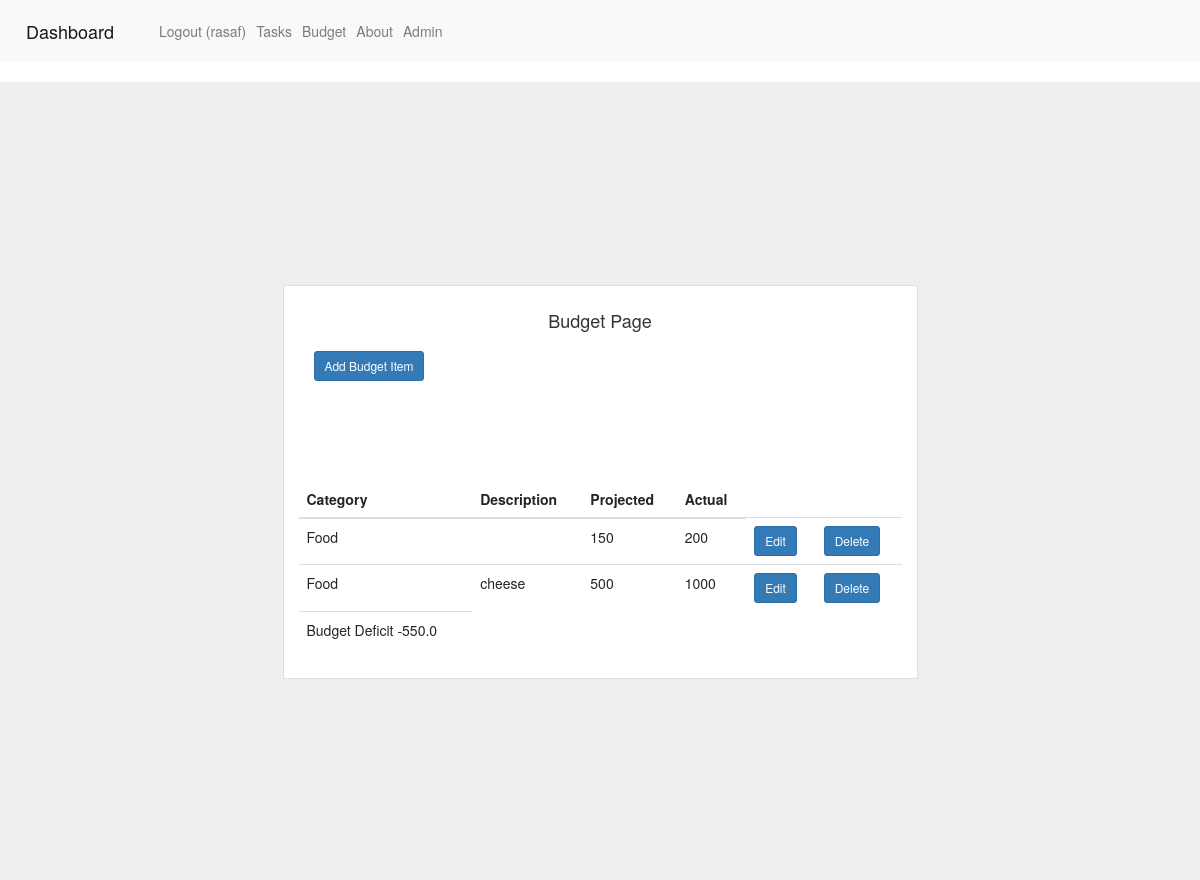
Before: /budgets (signed in) with the older database file.
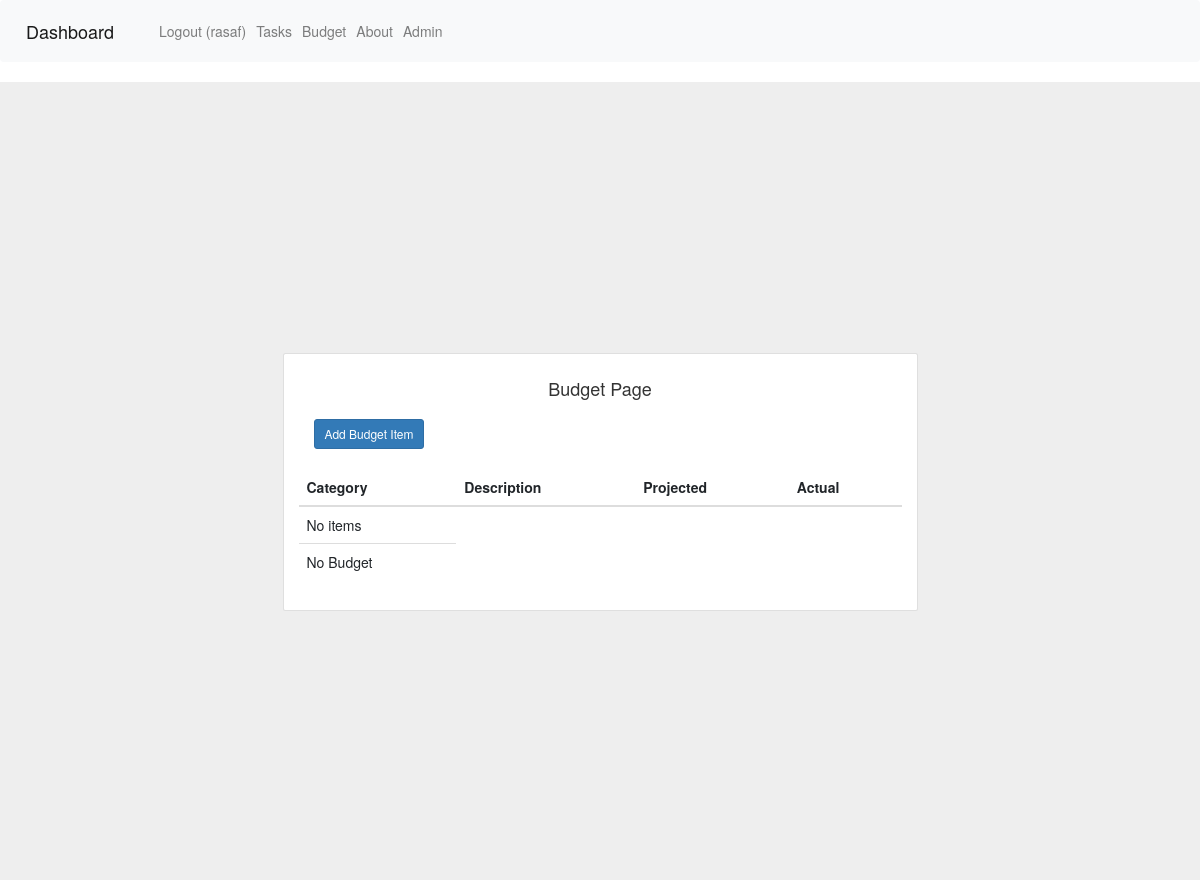
After: the same page with the newer database file.
### budget/models.py (models this page shows)
class Budget(models.Model):
	user = models.ForeignKey(User, on_delete=models.CASCADE, null=True, blank=True)
	description = models.TextField(null=True, blank=True)
	category = models.ForeignKey(BudgetCategory, on_delete=models.CASCADE, null=True)
	projected = models.PositiveIntegerField(null=True, blank=False, default=0)
	actual = models.PositiveIntegerField(null=True, blank=False, default=0)
	balance = models.IntegerField(null=True, default=0)

class BudgetCategory(models.Model):
	category = models.CharField(max_length=128, null=True,unique =True)
	def __str__(self):
		return self.category

### budget/views.py (the view)
# urls.py: path('budgets', BudgetList.as_view(), name="budgets"),
class BudgetList(ListView):
	model = Budget
	template_name = "budget_temp/budget_list.html"
	context_object_name	= 'budgets'
	def get_context_data(self, **kwargs):
		context = super().get_context_data(**kwargs)
		qs = kwargs.pop('object_list', self.object_list)
		actual = qs.filter(user=self.request.user).aggregate(actual=Sum('actual'))
		projected = qs.filter(user=self.request.user).aggregate(projected=Sum('projected'))
		if projected['projected']:
			actual = float(projected['projected']) - float(actual['actual'])
		context['budgets'] = context['budgets'].filter(user=self.request.user)
		context['actual'] = actual
		return context

### templates/budget_temp/budget_list.html (shortened to what this page needs)
<!DOCTYPE html>
<html>
  <head>
    {% include "bootstrap.html" %}
    {% load static %}
    <link rel="stylesheet" href="{% static 'CSS/todo_style.css' %}">
  </head>
  {% include "navigation.html" %}
    <section class="vh-100" style="background-color: #eee;">
      <div class="container py-5 h-100">
        <div class="row d-flex justify-content-center align-items-center h-100">
          <div class="col col-lg-9 col-xl-7">
            <div class="card rounded-3">
              <div class="card-body p-4">
               <h4 class="text-center my-3 pb-3">Budget Page</h4>
                <div class="col-8">
                <a href="{% url 'create-budget' %}" type="button" class="btn btn-primary btn-sm"> Add Budget Item </a>
                </div>
                <br>
                <table class="table mb-4">
                <thead>
                  <tr>
                    <th scope="col"> Category </th>
                    <th scope="col"> Description </th>
                    <th scope="col"> Projected </th>
                    <th scope="col"> Actual </th>
                  </tr>
                </thead>
                <tbody>
                {% for budget in budgets %}
                <tr>
                  <td>{{ budget.category }}</td>
                  <td>{{ budget.description }}</td>
                  <td>{{ budget.projected }} </td>
                  <td>{{ budget.actual }} </td>
                  <td><a href="{% url 'update-budget' budget.id %}" type="button" class="btn btn-primary btn-sm"> Edit </a></td>
                  <br>
                  <td><a href="{% url 'delete-budget' budget.id %}" type="button" class="btn btn-primary btn-sm"> Delete </a></td>
                  <br>
                </tr>
                {% empty %}
                  <tr>
                    <td>
                      No items
                    </td>
                  </tr>
                {% endfor %}
                  <tr>
                      {% if actual > 0 %}
                      <td> Budget Surplus: {{actual}} </td>
                      {% elif actual < 0 %}
                      <td> Budget Deficit {{actual}} </td>
                      {% else %}
                       <td> No Budget </td>
                      {% endif %}
                  </tr>
                </tbody>
              </table>
              </div>
            </div>
          </div>
        </div>
      </div>
    </section>
</html>

### templates/bootstrap.html (shortened to what this page needs)
{% load static %}
<link rel="stylesheet" href="{% static 'todo_style.css' %}"/>
  <link rel="stylesheet" href="https://stackpath.bootstrapcdn.com/bootstrap/4.4.1/css/bootstrap.min.css">
  <link rel="stylesheet" href="https://maxcdn.bootstrapcdn.com/bootstrap/3.4.1/css/bootstrap.min.css">

### templates/navigation.html
<nav class="navbar navbar-expand-lg navbar-light bg-light">
  <a class="navbar-brand" href="/">Dashboard</a>
  <div class="collapse navbar-collapse" id="navbarSupportedContent">
    <ul class="navbar-nav mr-auto">
      {% if user.is_authenticated %}
       <li>
        <a class="nav-link" href="/logout/">Logout ({{user.username}})</a>
      </li>
      <li class="nav-item">
        <a class="nav-link" href="{% url 'tasks' %}">Tasks</a>
      </li>
      <li class="nav-item">
        <a class="nav-link" href="{% url 'budgets' %}">Budget</a>
      </li>
      <li class="nav-item">
        {% endif %}
        <a class="nav-link" href="{% url 'index1' %}">About</a>
      </li>
      <li class="nav-item">
        <a class="nav-link" href="/admin" target="_blank">Admin</a>
      </li>
  </div>
</nav>

Changed rows visible on the page:
removed Budget: category "Food", projected "150", actual "200"
removed Budget: category "Food", description "cheese", projected "500", actual "1000"
Other visible differences:
{{ actual }}: "-550.0" → (not shown)
text no longer shown: "Budget Deficit"
text now shown: "No items No Budget"
